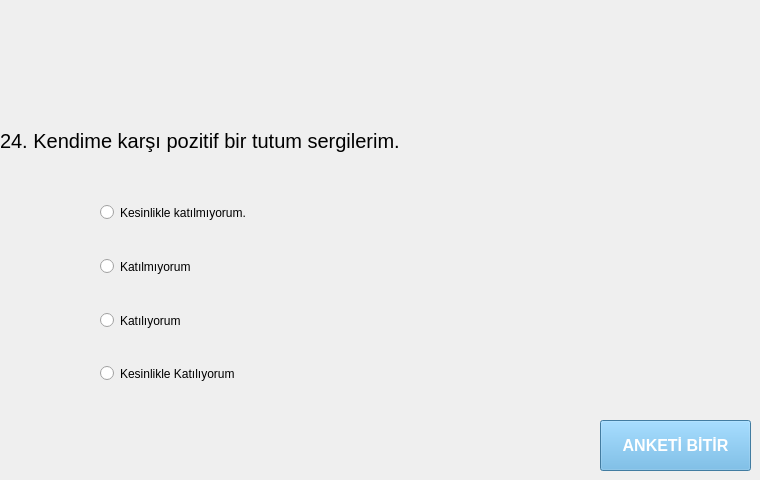
   <widget class="QWidget" name="tab_24">
    <attribute name="title">
     <string>Page</string>
    </attribute>
    <widget class="QLabel" name="label_Q20">
     <property name="geometry">
      <rect>
       <x>0</x>
       <y>100</y>
       <width>691</width>
       <height>81</height>
      </rect>
     </property>
     <property name="font">
      <font>
       <pointsize>15</pointsize>
      </font>
     </property>
     <property name="text">
      <string>24. Kendime karşı pozitif bir tutum sergilerim.</string>
     </property>
    </widget>
    <widget class="QRadioButton" name="A2_radioButton_Q20">
     <property name="geometry">
      <rect>
       <x>100</x>
       <y>254</y>
       <width>120</width>
       <height>25</height>
      </rect>
     </property>
     <property name="text">
      <string>Katılmıyorum</string>
     </property>
    </widget>
    <widget class="QRadioButton" name="A1_radioButton_Q20">
     <property name="geometry">
      <rect>
       <x>100</x>
       <y>200</y>
       <width>197</width>
       <height>25</height>
      </rect>
     </property>
     <property name="text">
      <string>Kesinlikle katılmıyorum.</string>
     </property>
    </widget>
    <widget class="QRadioButton" name="A3_radioButton_Q20">
     <property name="geometry">
      <rect>
       <x>100</x>
       <y>308</y>
       <width>106</width>
       <height>25</height>
      </rect>
     </property>
     <property name="text">
      <string>Katılıyorum</string>
     </property>
    </widget>
    <widget class="QRadioButton" name="A4_radioButton_Q20">
     <property name="geometry">
      <rect>
       <x>100</x>
       <y>361</y>
       <width>180</width>
       <height>25</height>
      </rect>
     </property>
     <property name="text">
      <string>Kesinlikle Katılıyorum</string>
     </property>
    </widget>
    <widget class="QPushButton" name="anket_sonlandir">
     <property name="geometry">
      <rect>
       <x>600</x>
       <y>420</y>
       <width>151</width>
       <height>51</height>
      </rect>
     </property>
     <property name="styleSheet">
      <string notr="true">QPushButton {
background-color: rgb(93, 173, 226); /* Koyu Mavi */

font-size: 16px;
color: white; /* Beyaz renk */
 font-weight: bold; /* Yazıyı kalın harflerle göster */
}</string>
     </property>
     <property name="text">
      <string>ANKETİ BİTİR</string>
     </property>
    </widget>
   </widget>
